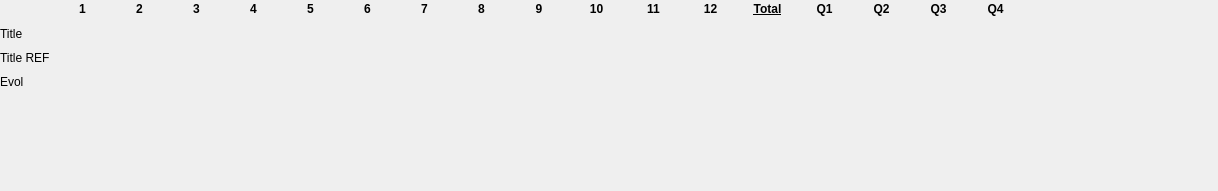
<?xml version="1.0" encoding="UTF-8"?>
<ui version="4.0">
 <class>Form</class>
 <widget class="QWidget" name="Form">
  <property name="geometry">
   <rect>
    <x>0</x>
    <y>0</y>
    <width>1218</width>
    <height>191</height>
   </rect>
  </property>
  <property name="windowTitle">
   <string>Form</string>
  </property>
  <widget class="QWidget" name="gridLayoutWidget">
   <property name="geometry">
    <rect>
     <x>0</x>
     <y>0</y>
     <width>1021</width>
     <height>91</height>
    </rect>
   </property>
   <layout class="QGridLayout" name="gridLayout">
    <item row="0" column="9">
     <widget class="QLabel" name="label_12">
      <property name="font">
       <font>
        <weight>75</weight>
        <bold>true</bold>
       </font>
      </property>
      <property name="text">
       <string>9</string>
      </property>
      <property name="scaledContents">
       <bool>true</bool>
      </property>
      <property name="alignment">
       <set>Qt::AlignCenter</set>
      </property>
     </widget>
    </item>
    <item row="2" column="0">
     <widget class="QLabel" name="label">
      <property name="text">
       <string>Title</string>
      </property>
     </widget>
    </item>
    <item row="0" column="7">
     <widget class="QLabel" name="label_10">
      <property name="font">
       <font>
        <weight>75</weight>
        <bold>true</bold>
       </font>
      </property>
      <property name="text">
       <string>7</string>
      </property>
      <property name="scaledContents">
       <bool>true</bool>
      </property>
      <property name="alignment">
       <set>Qt::AlignCenter</set>
      </property>
     </widget>
    </item>
    <item row="0" column="3">
     <widget class="QLabel" name="label_6">
      <property name="font">
       <font>
        <weight>75</weight>
        <bold>true</bold>
       </font>
      </property>
      <property name="text">
       <string>3</string>
      </property>
      <property name="scaledContents">
       <bool>true</bool>
      </property>
      <property name="alignment">
       <set>Qt::AlignCenter</set>
      </property>
     </widget>
    </item>
    <item row="0" column="10">
     <widget class="QLabel" name="label_13">
      <property name="font">
       <font>
        <weight>75</weight>
        <bold>true</bold>
       </font>
      </property>
      <property name="text">
       <string>10</string>
      </property>
      <property name="scaledContents">
       <bool>true</bool>
      </property>
      <property name="alignment">
       <set>Qt::AlignCenter</set>
      </property>
     </widget>
    </item>
    <item row="4" column="0">
     <widget class="QLabel" name="label_3">
      <property name="text">
       <string>Evol</string>
      </property>
     </widget>
    </item>
    <item row="3" column="0">
     <widget class="QLabel" name="label_2">
      <property name="text">
       <string>Title REF</string>
      </property>
     </widget>
    </item>
    <item row="0" column="14">
     <widget class="QLabel" name="label_17">
      <property name="font">
       <font>
        <weight>75</weight>
        <bold>true</bold>
       </font>
      </property>
      <property name="text">
       <string>Q1</string>
      </property>
      <property name="scaledContents">
       <bool>true</bool>
      </property>
      <property name="alignment">
       <set>Qt::AlignCenter</set>
      </property>
     </widget>
    </item>
    <item row="0" column="1">
     <widget class="QLabel" name="label_4">
      <property name="font">
       <font>
        <weight>75</weight>
        <bold>true</bold>
       </font>
      </property>
      <property name="text">
       <string>1</string>
      </property>
      <property name="scaledContents">
       <bool>true</bool>
      </property>
      <property name="alignment">
       <set>Qt::AlignCenter</set>
      </property>
     </widget>
    </item>
    <item row="0" column="12">
     <widget class="QLabel" name="label_15">
      <property name="font">
       <font>
        <weight>75</weight>
        <bold>true</bold>
       </font>
      </property>
      <property name="text">
       <string>12</string>
      </property>
      <property name="scaledContents">
       <bool>true</bool>
      </property>
      <property name="alignment">
       <set>Qt::AlignCenter</set>
      </property>
     </widget>
    </item>
    <item row="0" column="2">
     <widget class="QLabel" name="label_5">
      <property name="font">
       <font>
        <weight>75</weight>
        <bold>true</bold>
       </font>
      </property>
      <property name="text">
       <string>2</string>
      </property>
      <property name="scaledContents">
       <bool>true</bool>
      </property>
      <property name="alignment">
       <set>Qt::AlignCenter</set>
      </property>
     </widget>
    </item>
    <item row="0" column="5">
     <widget class="QLabel" name="label_8">
      <property name="font">
       <font>
        <weight>75</weight>
        <bold>true</bold>
       </font>
      </property>
      <property name="text">
       <string>5</string>
      </property>
      <property name="scaledContents">
       <bool>true</bool>
      </property>
      <property name="alignment">
       <set>Qt::AlignCenter</set>
      </property>
     </widget>
    </item>
    <item row="0" column="13">
     <widget class="QLabel" name="label_16">
      <property name="font">
       <font>
        <weight>75</weight>
        <bold>true</bold>
        <underline>true</underline>
       </font>
      </property>
      <property name="text">
       <string>Total</string>
      </property>
      <property name="scaledContents">
       <bool>true</bool>
      </property>
      <property name="alignment">
       <set>Qt::AlignCenter</set>
      </property>
     </widget>
    </item>
    <item row="0" column="6">
     <widget class="QLabel" name="label_9">
      <property name="font">
       <font>
        <weight>75</weight>
        <bold>true</bold>
       </font>
      </property>
      <property name="text">
       <string>6</string>
      </property>
      <property name="scaledContents">
       <bool>true</bool>
      </property>
      <property name="alignment">
       <set>Qt::AlignCenter</set>
      </property>
     </widget>
    </item>
    <item row="0" column="4">
     <widget class="QLabel" name="label_7">
      <property name="font">
       <font>
        <weight>75</weight>
        <bold>true</bold>
       </font>
      </property>
      <property name="text">
       <string>4</string>
      </property>
      <property name="scaledContents">
       <bool>true</bool>
      </property>
      <property name="alignment">
       <set>Qt::AlignCenter</set>
      </property>
     </widget>
    </item>
    <item row="0" column="16">
     <widget class="QLabel" name="label_19">
      <property name="font">
       <font>
        <weight>75</weight>
        <bold>true</bold>
       </font>
      </property>
      <property name="text">
       <string>Q3</string>
      </property>
      <property name="scaledContents">
       <bool>true</bool>
      </property>
      <property name="alignment">
       <set>Qt::AlignCenter</set>
      </property>
     </widget>
    </item>
    <item row="0" column="11">
     <widget class="QLabel" name="label_14">
      <property name="font">
       <font>
        <weight>75</weight>
        <bold>true</bold>
       </font>
      </property>
      <property name="text">
       <string>11</string>
      </property>
      <property name="scaledContents">
       <bool>true</bool>
      </property>
      <property name="alignment">
       <set>Qt::AlignCenter</set>
      </property>
     </widget>
    </item>
    <item row="0" column="8">
     <widget class="QLabel" name="label_11">
      <property name="font">
       <font>
        <weight>75</weight>
        <bold>true</bold>
       </font>
      </property>
      <property name="text">
       <string>8</string>
      </property>
      <property name="scaledContents">
       <bool>true</bool>
      </property>
      <property name="alignment">
       <set>Qt::AlignCenter</set>
      </property>
     </widget>
    </item>
    <item row="0" column="15">
     <widget class="QLabel" name="label_18">
      <property name="font">
       <font>
        <weight>75</weight>
        <bold>true</bold>
       </font>
      </property>
      <property name="text">
       <string>Q2</string>
      </property>
      <property name="scaledContents">
       <bool>true</bool>
      </property>
      <property name="alignment">
       <set>Qt::AlignCenter</set>
      </property>
     </widget>
    </item>
    <item row="0" column="17">
     <widget class="QLabel" name="label_20">
      <property name="font">
       <font>
        <weight>75</weight>
        <bold>true</bold>
       </font>
      </property>
      <property name="text">
       <string>Q4</string>
      </property>
      <property name="scaledContents">
       <bool>true</bool>
      </property>
      <property name="alignment">
       <set>Qt::AlignCenter</set>
      </property>
     </widget>
    </item>
   </layout>
  </widget>
 </widget>
 <resources/>
 <connections/>
</ui>
